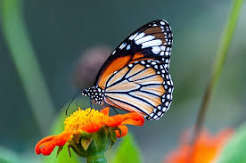
#> input picture Week 1/Day 3/image1.jpg, 246 x 163 px
$ python crop.py
#> lines starting #> are read from the running program, lines starting #| are printed output that depends on the picture
import cv2

img=cv2.imread("image1.jpg")
#> img is the input picture: shape (163, 246, 3); mean B, G, R 90.1, 109.6, 97.7

crop=img[50:350,100:500]
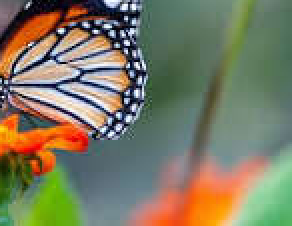
#> crop: shape (113, 146, 3) (shown 2 times larger); mean B, G, R 98.5, 122.3, 124.7

cv2.imshow("Crop",crop)
cv2.imwrite("crop.jpg",crop)
cv2.waitKey(0)
cv2.destroyAllWindows()
